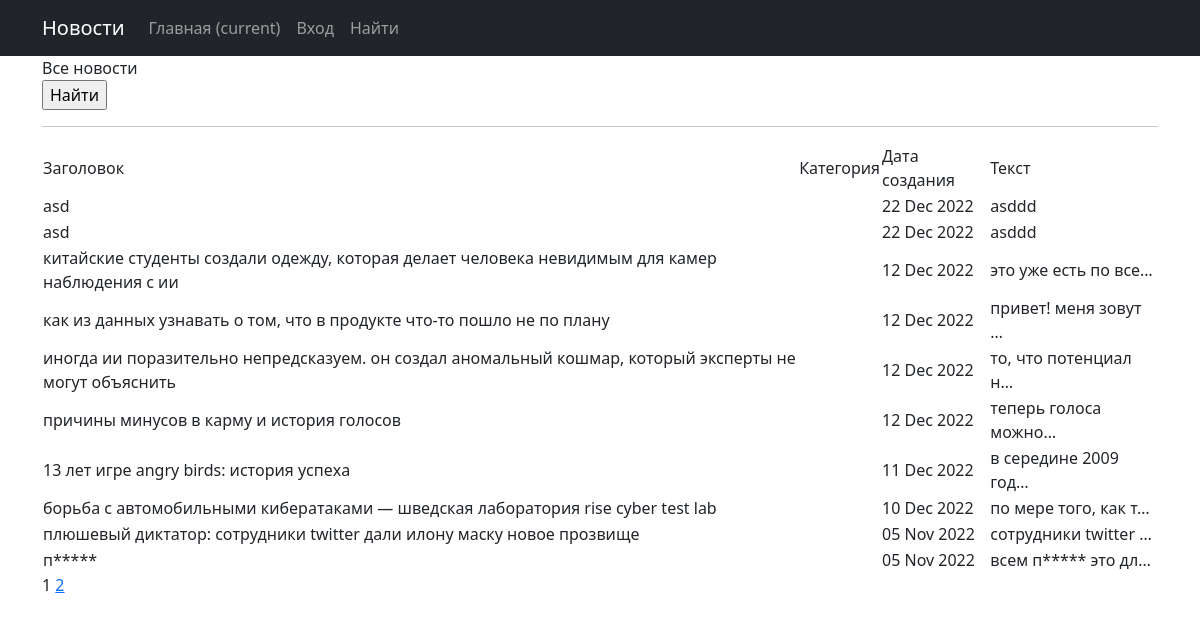
The page /news/test/ on the database as committed earlier.
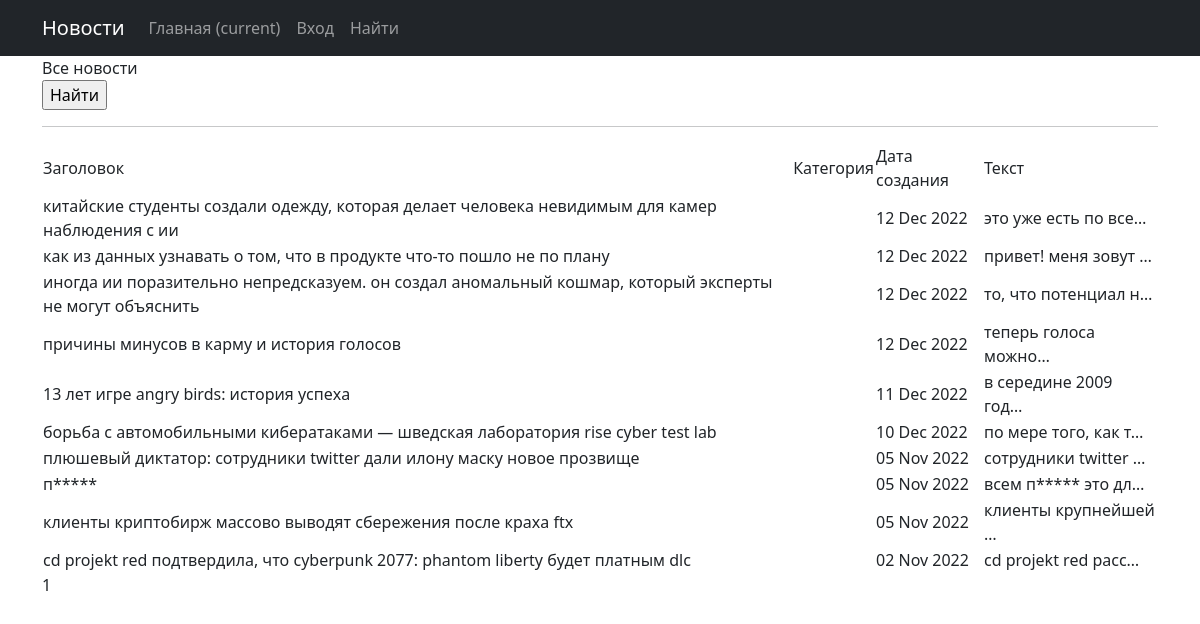
The same page on the database as committed later.
### news/models.py (models this page shows, shortened)
class Post(models.Model):
    author = models.ForeignKey(Author, on_delete=models.CASCADE)
    NEWS = 'NW'
    ARTICLE = 'AR'
    CATEGORY_CHICES = [
        (NEWS, 'Новость'),
        (ARTICLE, 'Статья'),
    ]
    categoryType = models.CharField(max_length=2,
                                    choices=CATEGORY_CHICES,
                                    default=ARTICLE)
    time_in = models.DateTimeField(auto_now_add=True)
    PostCategory = models.ManyToManyField(Category, related_name='news', through='PostCategory')
    heading = models.CharField(max_length=128)
    text = models.TextField()
    reting_news = models.SmallIntegerField(default=0)

### news/views.py (the view)
# urls.py: path('test/', TestList.as_view(), name='test')
class TestList(ListView):
    model = Post  # Модель обьекта для вывода
    ordering = '-time_in'  # Поле, которое будет использоваться для сортировки объектов
    template_name = "test.html"  # Имя шаблона с инструкциями показа объекта пользователю
    context_object_name = 'post'  # Имя списка с объектами
    paginate_by = 10

### news/templatetags/custom_filters.py (called while the page is built)
@register.filter()
def censor(value):
    text_split = value.lower().split()
    iter = -1
    for x in text_split:
        x = x.replace('.','').replace(',','')
        iter += 1
        if x in bad_word:
            for_len_x = (len(x) - 1) * '*'
            x = x.replace(x[1:], for_len_x)
            text_split[iter] = x
    return f'{" ".join(text_split)}'

### templates/test.html (shortened to what this page needs)
{% extends 'flatpages/default.html' %}
{% load custom_filters %}
{% block content %}
   <h1>Все новости</h1>
   <form action="" method="get">
       <input type="submit" value="Найти" />
   </form>
   <hr>
    {% if post %}
       <table>
           <tr>
               <td>Заголовок</td>
               <td> Категория </td>
               <td>Дата создания</td>
               <td>Текст</td>
           </tr>
           {% for new in post %}
           <tr>
               <td>{{ new.heading|censor }}</td>
               <td>
               </td>
               <td>{{ new.time_in|date:'d M Y' }}</td>
               <td>{{ new.text|truncatechars:20|censor }}</td>
               <td>
                </td>
           </tr>
           {% endfor %}
       </table>
   {% else %}
       <h2>Новостей нет!</h2>
{% endif %}
   {{ page_obj.number }}
   {% if page_obj.has_next %}
       <a href="?page={{ page_obj.next_page_number }}">{{ page_obj.next_page_number }}</a>
   {% endif %}
{% endblock content %}

Rows that differ between the two databases and show on the page:
removed Post: heading|censor "asd", time_in "22 Dec 2022", text|censor "asddd"
removed Post: heading|censor "asd", time_in "22 Dec 2022", text|censor "asddd"
now on this page (row unchanged): Post: heading|censor "клиенты криптобирж массово выводят сбережения после краха ftx", time_in "05 Nov 2022", text|censor "клиенты крупнейшей …"
now on this page (row unchanged): Post: heading|censor "cd projekt red подтвердила, что cyberpunk 2077: phantom liberty будет платным dlc", time_in "02 Nov 2022", text|censor "cd projekt red расс…"
Other text that changed with them:
{{ page_obj.next_page_number }}: "2" → (not shown)
